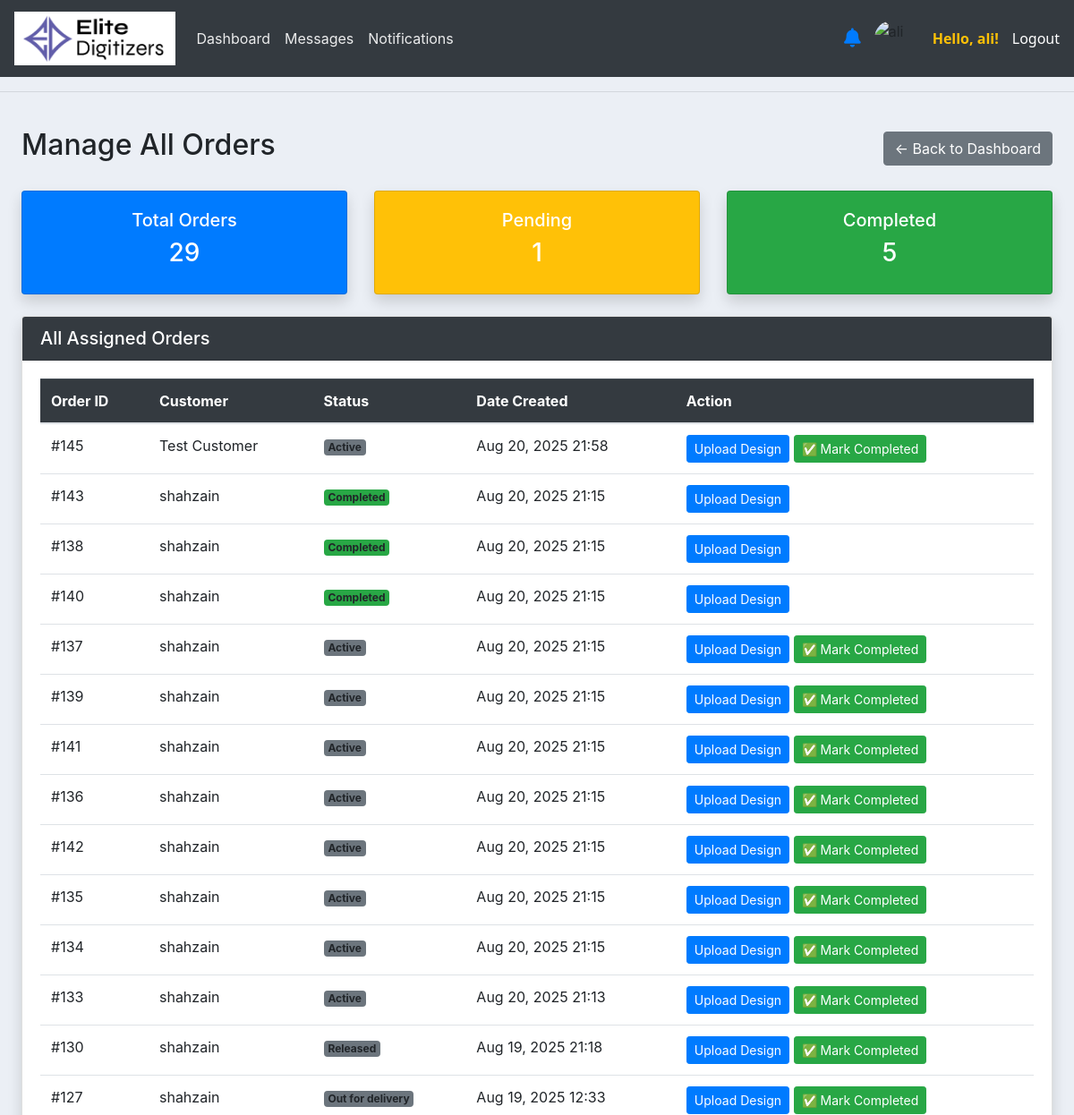
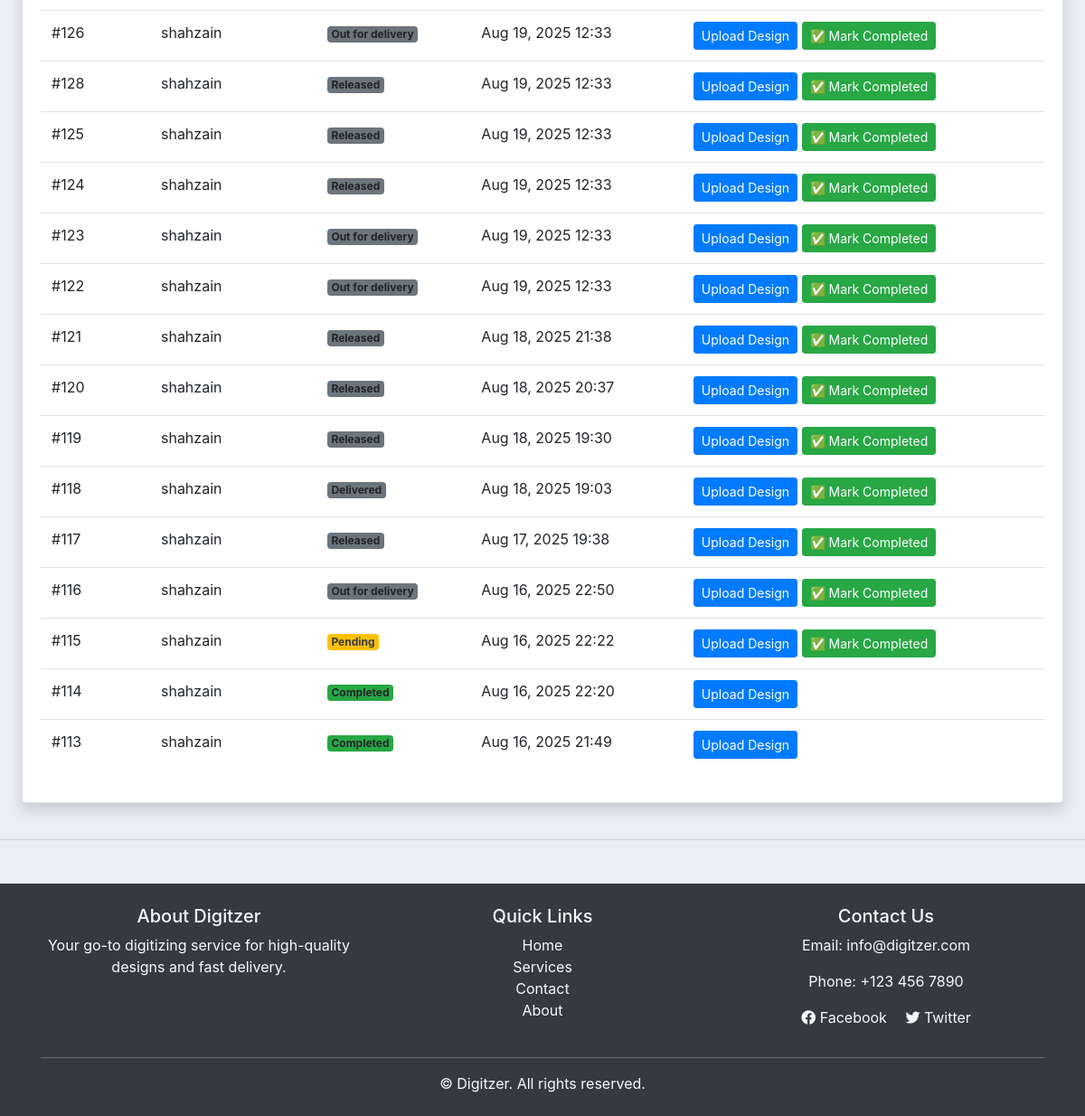
Before: /designer/manage-orders/ (signed in) with the older database file (2 pictures, top to bottom).
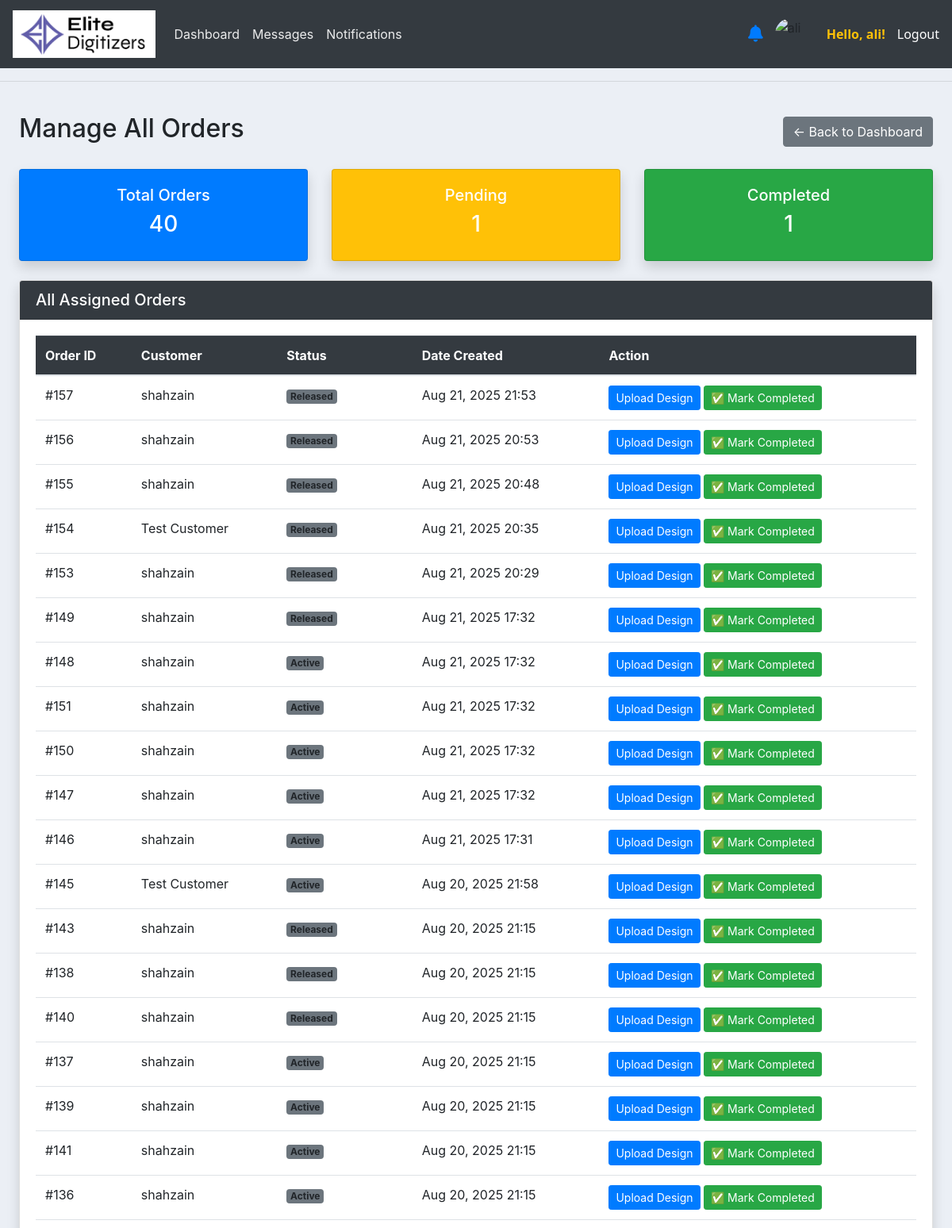
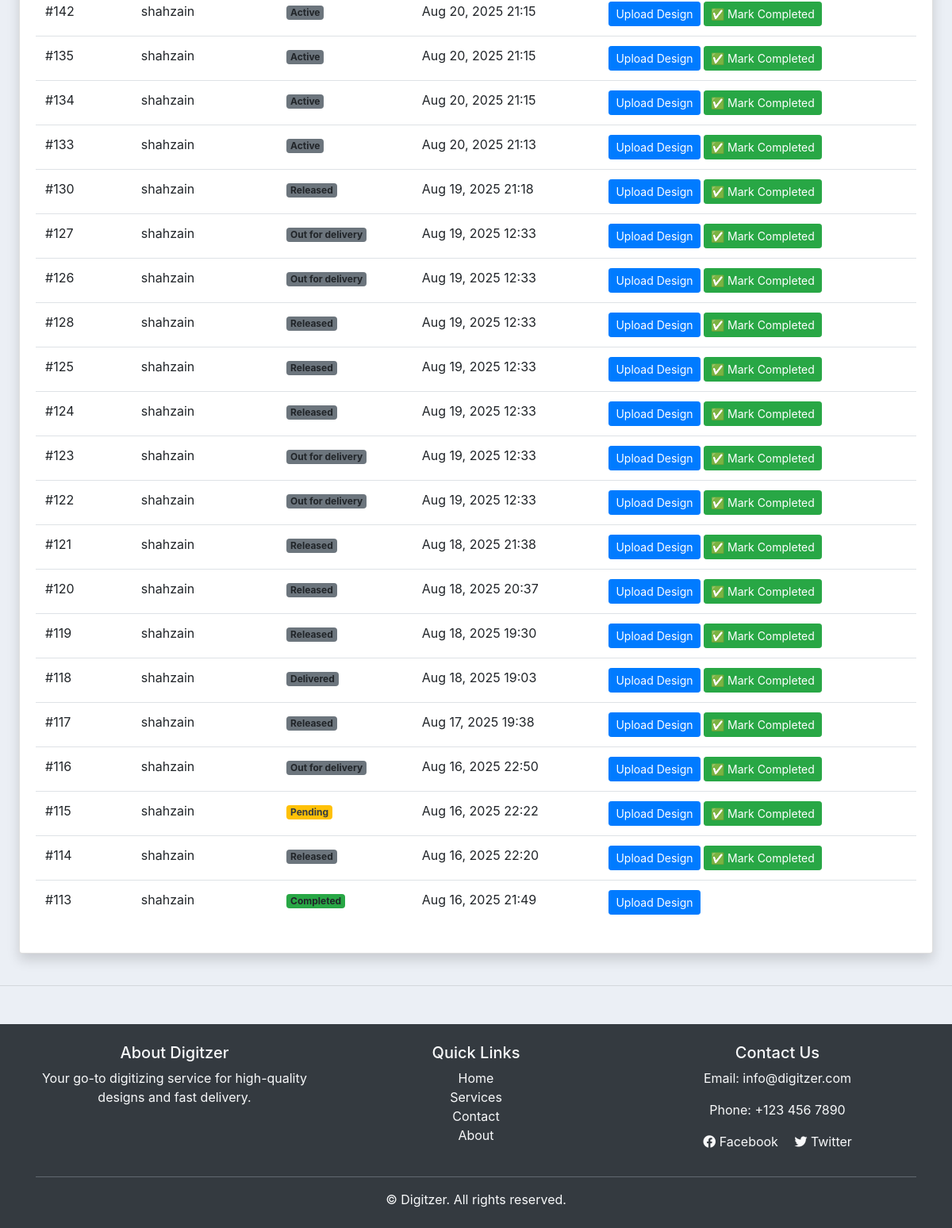
After: the same page with the newer database file (2 pictures, top to bottom).
### accounts/models.py (models this page shows, shortened)
class Order(models.Model):
    STATUS = (
        ('Pending', 'Pending'),
        ('Out for delivery', 'Out for delivery'),
        ('Delivered', 'Delivered'),
        ('Quote Requested', 'Quote Requested'),
        ('Active', 'Active'),
        ('Completed', 'Completed'),
        ('Released', 'Released'),
    )
    ORDER_TYPE = (
        ('Digitizing', 'Digitizing'),
        ('Vector', 'Vector'),
        ('Patch', 'Patch'),
        ('Quote', 'Quote'),
    )
    PAYMENT_STATUS = (
        ('Pending', 'Pending'),
        ('Paid', 'Paid'),
        ('Refunded', 'Refunded'),
    )
    REVIEW_STATUS = (
    ('Pending', 'Pending'),
    ('Approved', 'Approved'),
    ('Rejected', 'Rejected'),
    )
    PLACEMENT_CHOICES = [
        ('Apron', 'Apron'),
        ('Bags', 'Bags'),
        ('Cap', 'Cap'),
        ('Cap Side', 'Cap Side'),
        ('Cap Back', 'Cap Back'),
        ('Chest', 'Chest'),
        ('Gloves', 'Gloves'),
        ('Jacket Back', 'Jacket Back'),
        ('Patches', 'Patches'),
        ('Sleeve', 'Sleeve'),
        ('Towel', 'Towel'),
        ('Visor', 'Visor'),
        ('Other', 'Other'),
    ]
    FABRIC_CHOICES = [
        ('Blanket', 'Blanket'),
        ('Canvas', 'Canvas'),
        ('Canis', 'Canis'),
        ('Cotton Woven', 'Cotton Woven'),
        ('Denim', 'Denim'),
        ('Felt', 'Felt'),
        ('Flannel', 'Flannel'),
        ('Fleece', 'Fleece'),
        ('Leather', 'Leather'),
        ('Nylon', 'Nylon'),
        ('Pique', 'Pique'),
        ('Polyester', 'Polyester'),
        ('Silk', 'Silk'),
        ('Single Jersey', 'Single Jersey'),
        ('Towel', 'Towel'),
        ('Twill', 'Twill'),
        ('Other', 'Other'),
    ]
    FORMAT_CHOICES = [
        ('100', '100'),
        ('cdr', 'cdr'),
        ('cdn', 'cdn'),
        ('dsb', 'dsb'),
        ('dst', 'dst'),
        ('dsz', 'dsz'),
        ('emb', 'emb'),
        ('exp', 'exp'),
        ('jef', 'jef'),
        ('ksm', 'ksm'),
        ('ofm', 'ofm'),
        ('pes', 'pes'),
        ('pxf', 'pxf'),
        ('pof', 'pof'),
        ('tap', 'tap'),
        ('xxx', 'xxx'),
        ('other', 'Other'),
    ]
    customer = models.ForeignKey(Customer, on_delete=models.CASCADE)
    product = models.ForeignKey(Product, null=True, on_delete=models.SET_NULL)
    order_type = models.CharField(max_length=50, choices=ORDER_TYPE, null=True, blank=True)
    date_created = models.DateTimeField(auto_now_add=True, null=True)
    status = models.CharField(max_length=200, null=True, choices=STATUS)
    Additional_information = models.TextField(blank=True, null=True)
    design_file = models.FileField(upload_to='designs/', null=True, blank=True)
    invoice_file = models.FileField(upload_to='invoices/', null=True, blank=True)
    quantity = models.PositiveIntegerField(default=1)
    fabric_material = models.CharField(max_length=100, blank=True, null=True, choices=FABRIC_CHOICES)
    Required_Format = models.CharField(max_length=100, blank=True, null=True, default='DST', choices=FORMAT_CHOICES)
    urgent = models.BooleanField(default=False)
    price = models.DecimalField(max_digits=10, decimal_places=2, blank=True, null=True, default=0.00)
    Height = models.CharField(max_length=100, blank=True, null=True, default='standard')
    Width = models.CharField(max_length=100, blank=True, null=True, default='standard')
    total_colors = models.PositiveIntegerField(null=True ,blank=True)
    turnaround_time = models.CharField(max_length=100, blank=True, null=True)
    placement = models.CharField(max_length=100, blank=True, null=True, choices=PLACEMENT_CHOICES)
    released = models.BooleanField(default=False)  # For release_projects
    payment_status = models.CharField(max_length=20, choices=PAYMENT_STATUS, default='Pending')  # For follow-up payments
    date_completed = models.DateTimeField(null=True, blank=True)  # Optional: track completion time
    review_status = models.CharField(max_length=20, choices=REVIEW_STATUS, default='Pending')
    review_comment = models.TextField(blank=True, null=True)
    design_file = models.FileField(upload_to='designs/', blank=True, null=True)
    assigned_designer = models.ForeignKey(User, on_delete=models.SET_NULL, null=True, blank=True, related_name='designer_orders')

class Customer(models.Model):
    user = models.OneToOneField(User, null=True, blank=True, on_delete=models.CASCADE, related_name="customer_profile")
    name = models.CharField(max_length=200 )
    sales_rep = models.ForeignKey('SalesRepresentative', null=True, blank=True, on_delete=models.SET_NULL, related_name='assigned_customers')
    profile_pic = models.ImageField(
        upload_to='profile_pics/',  # Images will be saved in MEDIA_ROOT/profile_pics/
        null=True,
        blank=True,
        default='profile_pics/default.png'  # Default image path
    )
    phone = models.CharField(max_length=200)
    email = models.CharField(max_length=200)
    date_created = models.DateTimeField(auto_now_add=True, null=True)

### accounts/views.py (the view)
# urls.py: path("designer/manage-orders/", views.designer_manage_orders, name="design_manage_orders"),   #this
@login_required
def designer_manage_orders(request):
    all_orders = Order.objects.filter(assigned_designer=request.user)
    status = request.GET.get('status', None)
    orders = all_orders.order_by('-date_created')
    if status:
        orders = orders.filter(status=status)
    counts = {
        'total': all_orders.count(),
        'pending': all_orders.filter(status='Pending').count(),
        'completed': all_orders.filter(status='Completed').count()
    }
    return render(request, 'accounts/design_manage_orders.html', {
        'orders': orders,
        'status_filter': status,
        'counts': counts
    })

### templates/accounts/design_manage_orders.html
{% extends 'accounts/main.html' %}
{% block content %}
<div class="container-fluid p-4">
    <div class="d-flex justify-content-between align-items-center mb-4">
        <h2>Manage All Orders</h2>
        <a href="{% url 'designer-dashboard' %}" class="btn btn-secondary">
            ← Back to Dashboard
        </a>
    </div>
    <div class="row mb-4">
        <div class="col-md-4">
            <div class="card text-white bg-primary shadow">
                <div class="card-body text-center">
                    <h5>Total Orders</h5>
                    <h3>{{ counts.total }}</h3>
                </div>
            </div>
        </div>
        <div class="col-md-4">
            <div class="card text-white bg-warning shadow">
                <div class="card-body text-center">
                    <h5>Pending</h5>
                    <h3>{{ counts.pending }}</h3>
                </div>
            </div>
        </div>
        <div class="col-md-4">
            <div class="card text-white bg-success shadow">
                <div class="card-body text-center">
                    <h5>Completed</h5>
                    <h3>{{ counts.completed }}</h3>
                </div>
            </div>
        </div>
    </div>
    <div class="card shadow">
        <div class="card-header bg-dark text-white">
            <h5 class="mb-0">All Assigned Orders</h5>
        </div>
        <div class="card-body">
            <table class="table table-hover align-middle">
                <thead class="table-dark">
                    <tr>
                        <th>Order ID</th>
                        <th>Customer</th>
                        <th>Status</th>
                        <th>Date Created</th>
                        <th>Action</th>
                    </tr>
                </thead>
                <tbody>
                    {% for order in orders %}
                    <tr>
                        <td>#{{ order.id }}</td>
                        <td>{{ order.customer.name }}</td>
                        <td>
                            {% if order.status == "Pending" %}
                                <span class="badge bg-warning text-dark">Pending</span>
                            {% elif order.status == "Completed" %}
                                <span class="badge bg-success">Completed</span>
                            {% else %}
                                <span class="badge bg-secondary">{{ order.status }}</span>
                            {% endif %}
                        </td>
                        <td>{{ order.date_created|date:"M d, Y H:i" }}</td>
                        <td>
                            <a href="{% url 'upload_design' order.id %}" class="btn btn-primary btn-sm">
                                Upload Design
                            </a>
                            {% if order.status != "Completed" %}
                                <a href="{% url 'mark-design-completed' order.id %}" class="btn btn-success btn-sm ms-1">
                                    ✅ Mark Completed
                                </a>
                            {% endif %}
                        </td>
                    </tr>
                    {% empty %}
                    <tr>
                        <td colspan="5" class="text-center">No assigned orders found.</td>
                    </tr>
                    {% endfor %}
                </tbody>
            </table>
        </div>
    </div>
</div>
{% endblock %}

### templates/accounts/main.html (shortened to what this page needs)
{% load static %}
<!DOCTYPE html>
<html lang="en">
<head>
    <link rel="stylesheet" href="https://cdn.jsdelivr.net/npm/bootstrap@4.3.1/dist/css/bootstrap.min.css">
    <link rel="stylesheet" href="{% static '/css/main.css' %}">
</head>
<body>
    {% include 'accounts/navbar.html' %}
    <hr>
    {% block content %} {% endblock %}
    <hr>
    <footer class="bg-dark text-light py-4 mt-5">
        <div class="container text-center">
          <div class="row">
            <div class="col-md-4 mb-3 mb-md-0">
              <h5>About Digitzer</h5>
              <p>Your go-to digitizing service for high-quality designs and fast delivery.</p>
            </div>
            <div class="col-md-4 mb-3 mb-md-0">
              <h5>Quick Links</h5>
              <ul class="list-unstyled">
                <li><a href="{% url 'home' %}" class="text-light">Home</a></li>
                <li><a href="#" class="text-light">Services</a></li>
                <li><a href="#" class="text-light">Contact</a></li>
                <li><a href="#" class="text-light">About</a></li>
              </ul>
            </div>
            <div class="col-md-4">
              <h5>Contact Us</h5>
              <p>Email: info@digitzer.com</p>
              <p>Phone: +123 456 7890</p>
              <p>
                <a href="#" class="text-light mr-3"><i class="fab fa-facebook"></i> Facebook</a>
                <a href="#" class="text-light"><i class="fab fa-twitter"></i> Twitter</a>
              </p>
            </div>
          </div>
          <hr class="bg-secondary">
          <p class="mb-0">&copy; {{ year }} Digitzer. All rights reserved.</p>
        </div>
      </footer>
      <link rel="stylesheet" href="https://cdnjs.cloudflare.com/ajax/libs/font-awesome/5.15.4/css/all.min.css" />
</body>
</html>

### templates/accounts/navbar.html (shortened to what this page needs)
{% load static %}
<nav class="navbar navbar-expand-lg navbar-dark bg-dark">
  <a class="navbar-brand" href="{% url 'home' %}">
    <img src="{% static 'images/elite_d.png' %}" alt="Elite Digitizers Logo" class="logo-img">
  </a>
  <div class="collapse navbar-collapse" id="navbarNav">
    <ul class="navbar-nav">
      {% if request.user.groups.all.0.name == 'admin' %}
      <li class="nav-item">
        <a class="nav-link" href="{% url 'home' %}">Dashboard</a>
      </li>
      <li class="nav-item">
        <a class="nav-link" href="{% url 'products' %}">Products</a>
      </li>
      {% elif request.user.groups.all.0.name == 'designer' %}
      <li class="nav-item">
        <a class="nav-link" href="{% url 'designer-dashboard' %}">Dashboard</a>
      </li>
      <li class="nav-item">
        <a class="nav-link" href="{% url 'designer_inbox' %}">Messages</a>
      </li>
      <li class="nav-item">
        <a class="nav-link" href="{% url 'view_notifications' %}">
          Notifications
        </a>
      </li>
      {% else %}
      <li class="nav-item">
        <a class="nav-link" href="{% url 'account' %}">Settings</a>
      </li>
      {% endif %}
    </ul>
  </div>
  <div class="d-flex align-items-center">
  {% if user.is_authenticated %}
    {% if request.user.groups.all.0.name == 'designer' %}
      <div class="notification-badge me-3">
        <a href="{% url 'view_notifications' %}" class="nav-link p-0">
          <i class="fas fa-bell fa-lg"></i>
        </a>
      </div>
    {% endif %}
    <div class="d-flex align-items-center ms-3">
      {% if user.customer_profile and user.customer_profile.profile_pic %}
        <img src="{{ user.customer_profile.profile_pic.url }}"
             alt="{{ user.first_name }}"
             class="rounded-circle"
             style="height:40px; width:40px; object-fit:cover; margin-right:10px;">
      {% else %}
        <img src="{{ MEDIA_URL }}profile_pics/default.png"
             alt="{{ user.first_name }}"
             class="rounded-circle"
             style="height:40px; width:40px; object-fit:cover; margin-right:10px;">
      {% endif %}
      <span class="hello-msg">Hello, {{ user.first_name }}!</span>
    </div>
    <span class="hello-msg ms-3">
      <a class="logout-link" href="{% url 'logout' %}">Logout</a>
    </span>
  {% endif %}
</div>
</nav>

### static/css/main.css (style rules this page uses)
body { background-color: #ebeff5; }

### templates/accounts/navbar.html (style rules this page uses)
.navbar-brand { font-weight: 700; font-size: 1.6rem; letter-spacing: 3px; font-family: 'Segoe UI', Tahoma, Geneva, Verdana, sans-serif; color: #0d6efd !important; text-transform: uppercase; }
.hello-msg { font-size: 16px; color: #ffc107; font-weight: 600; margin-left: 15px; font-family: 'Segoe UI', Tahoma, Geneva, Verdana, sans-serif; user-select: none; white-space: nowrap; }
.navbar-dark .navbar-nav .nav-link { color: rgba(255, 255, 255, 0.9); text-transform: capitalize; }
.logout-link { color: white; font-weight: 500; text-decoration: none; white-space: nowrap; }
.notification-badge { position: relative; margin-right: 15px; }
.logo-img { height: 60px; width: auto; max-height: 60px; }

Changed rows visible on the page:
added Order: id "157", customer.name "shahzain", status "Released", date_created "Aug 21, 2025 21:53", shows "✅ Mark Completed"
added Order: id "156", customer.name "shahzain", status "Released", date_created "Aug 21, 2025 20:53", shows "✅ Mark Completed"
added Order: id "155", customer.name "shahzain", status "Released", date_created "Aug 21, 2025 20:48", shows "✅ Mark Completed"
added Order: id "154", customer.name "Test Customer", status "Released", date_created "Aug 21, 2025 20:35", shows "✅ Mark Completed"
added Order: id "153", customer.name "shahzain", status "Released", date_created "Aug 21, 2025 20:29", shows "✅ Mark Completed"
added Order: id "149", customer.name "shahzain", status "Released", date_created "Aug 21, 2025 17:32", shows "✅ Mark Completed"
added Order: id "148", customer.name "shahzain", status "Active", date_created "Aug 21, 2025 17:32", shows "✅ Mark Completed"
added Order: id "151", customer.name "shahzain", status "Active", date_created "Aug 21, 2025 17:32", shows "✅ Mark Completed"
added Order: id "150", customer.name "shahzain", status "Active", date_created "Aug 21, 2025 17:32", shows "✅ Mark Completed"
added Order: id "147", customer.name "shahzain", status "Active", date_created "Aug 21, 2025 17:32", shows "✅ Mark Completed"
added Order: id "146", customer.name "shahzain", status "Active", date_created "Aug 21, 2025 17:31", shows "✅ Mark Completed"
changed Order id 143: status (not shown) → "Released"; status "Completed" → "✅ Mark Completed"
changed Order id 138: status (not shown) → "Released"; status "Completed" → "✅ Mark Completed"
changed Order id 140: status (not shown) → "Released"; status "Completed" → "✅ Mark Completed"
changed Order "Aug 16, 2025 22:20": status (not shown) → "Released"; status "Completed" → "✅ Mark Completed"
Other visible differences:
{{ counts.total }}: "29" → "40"
{{ counts.completed }}: "5" → "1"
